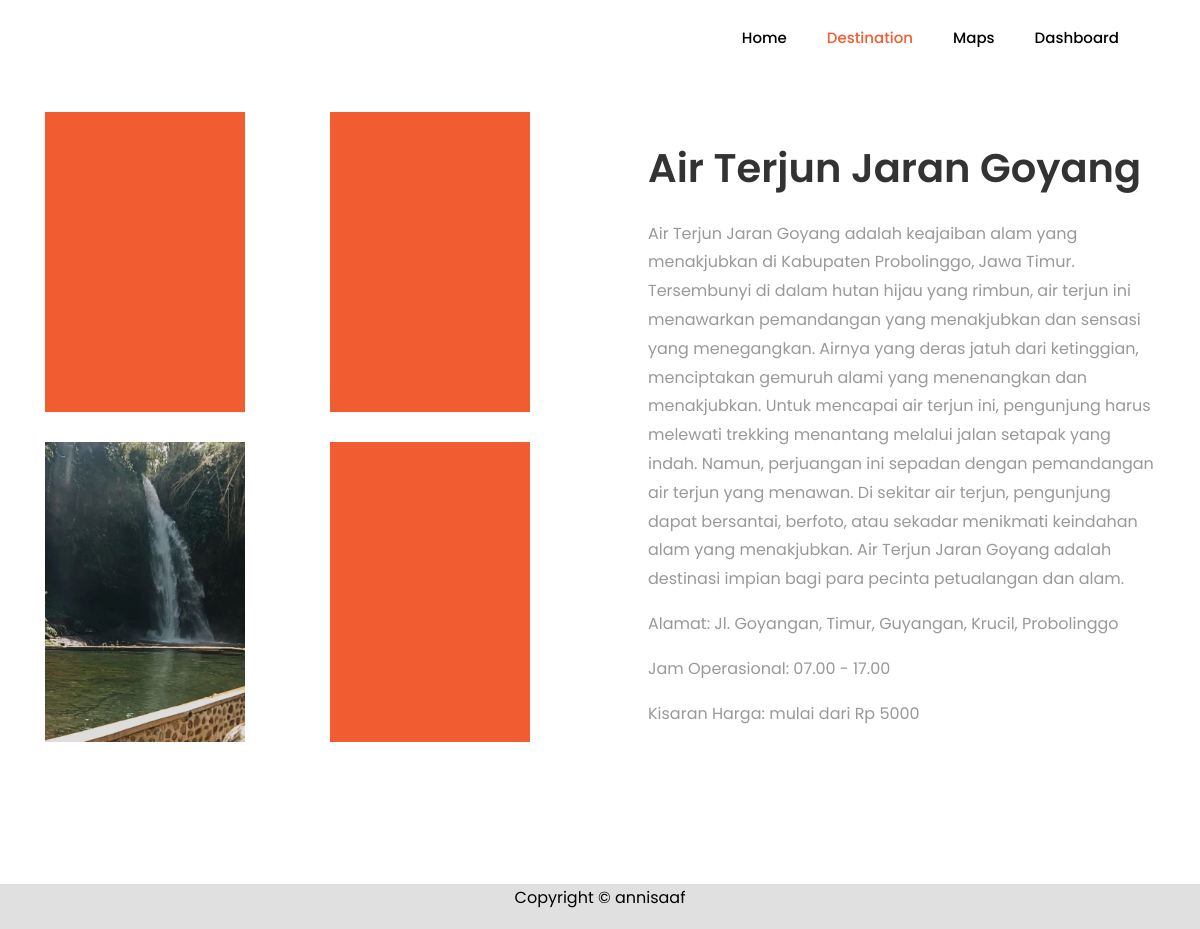
The app's page /tugas_akhir/konten/LK00010.php with its own data.
### tables this page shows
CREATE TABLE `tb_konten` (
  `id_konten` varchar(255) NOT NULL,
  `id` varchar(255) NOT NULL,
  `deskripsi` longtext NOT NULL,
  `gambar_1` varchar(255) NOT NULL,
  `gambar_2` varchar(255) NOT NULL,
  `gambar_3` varchar(255) NOT NULL,
  `gambar_4` varchar(255) NOT NULL
);

CREATE TABLE `tb_lokasi` (
  `id` varchar(11) NOT NULL,
  `nama` varchar(255) NOT NULL,
  `gambar` varchar(255) NOT NULL,
  `kategori` varchar(255) NOT NULL,
  `lokasi` varchar(999) NOT NULL,
  `rate` varchar(100) NOT NULL,
  `kisaran_harga` varchar(100) NOT NULL,
  `jam_buka` varchar(255) NOT NULL,
  `latitude` varchar(255) NOT NULL,
  `longitude` varchar(255) NOT NULL,
  `redirect_link` varchar(255) NOT NULL
);

### tugas_akhir/konten/LK00010.php (the view, shortened to what this page needs)
<!DOCTYPE html>
<html lang="en">
<head>
	<link rel="stylesheet" href="https://stackpath.bootstrapcdn.com/font-awesome/4.7.0/css/font-awesome.min.css">
	<link rel="stylesheet" href="../css/animate.css">
	<link rel="stylesheet" href="../css/owl.carousel.min.css">
	<link rel="stylesheet" href="../css/owl.theme.default.min.css">
	<link rel="stylesheet" href="../css/magnific-popup.css">
	<link rel="stylesheet" href="../css/bootstrap-datepicker.css">
	<link rel="stylesheet" href="../css/jquery.timepicker.css">
	<link rel="stylesheet" href="../css/flaticon.css">
	<link rel="stylesheet" href="../css/style.css">
</head>
<body>
	<nav class="navbar navbar-expand-lg navbar-dark ftco_navbar bg-dark ftco-navbar-light" id="ftco-navbar">
		<div class="container">
			<div class="collapse navbar-collapse" id="ftco-nav">
				<ul class="navbar-nav ml-auto">
					<li class="nav-item"><a href="/tugas_akhir/index.php" class="nav-link" style="color:black;">Home</a></li>
					<li class="nav-item active"><a href="/tugas_akhir/destination.php" class="nav-link">Destination</a></li>
					<li class="nav-item"><a href="/tugas_akhir/mappings.php" class="nav-link" style="color:black;">Maps</a></li>
					<li class="nav-item"><a href="/tugas_akhir/dashboard-t/aplikasi/admin/dashboard.php" class="nav-link" style="color:black;">Dashboard</a></li>
				</ul>
			</div>
		</div>
	</nav>
    <?php
	include "../koneksi.php";
		$query =  mysqli_query($koneksi, 'SELECT * FROM tb_konten b INNER JOIN tb_lokasi j ON b.id = j.id WHERE b.id = "LK00010"');
		while ($d = mysqli_fetch_assoc($query)) {
	?>
		<section class="ftco-section services-section">
			<div class="container">
				<div class="row d-flex">
					<div class="col-md-6 order-md-last heading-section pl-md-5 ftco-animate d-flex align-items-center">
						<div class="w-100">
							<h2 class="mb-4"><?php echo $d['nama']?></h2>
							<p><?php echo $d['deskripsi']?></p>
							<p>Alamat: <?php echo $d['lokasi']?></p2>
                            <p>Jam Operasional: <?php echo $d['jam_buka']?></p2>
                            <p>Kisaran Harga: mulai dari Rp <?php echo $d['kisaran_harga']?></p2>
						</div>
					</div>
					<div class="col-md-6">
						<div class="row">
							<div class="col-md-12 col-lg-6">
								<div class="services services-1" style="background-image: url(../konten/images/<?php echo $d['gambar_1']; ?>); width:200px;height:300px;"></div>
							</div>
							<div class="col-md-12 col-lg-6">
								<div class="services services-1" style="background-image: url(../konten/images/<?php echo $d['gambar_2']; ?>); width:200px;height:300px;"></div>
							</div>
                            <div class="col-md-12 col-lg-6">
								<div class="services services-1" style="background-image: url(../konten/images/<?php echo $d['gambar_3']; ?>); width:200px;height:300px;"></div>
							</div>
							<div class="col-md-12 col-lg-6">
								<div class="services services-1" style="background-image: url(../konten/images/<?php echo $d['gambar_4']; ?>); width:200px;height:300px;"></div>
							</div>
							<?php } ?>
						</div>
					</div>
				</div>
			</div>
		</section>
<footer class="" style="background-color: #E0E0E0;">
	<div class="row">
		<div class="col-md-12 text-center" style="color:black">
			<p>Copyright &copy; annisaaf</a></p>
		</div>
	</div>
</footer>
</body>
</html>

### records on screen
tb_konten: id.nama "Air Terjun Jaran Goyang", deskripsi "Air Terjun Jaran Goyang adalah keajaiban alam yang menakjubkan di Kabupaten Probolinggo, Jawa Timur. Tersembunyi di dalam hutan hijau yang rimbun, air terjun ini menawarkan pemandangan yang menakjubkan dan sensasi yang menegangkan. Airnya yang deras jatuh dari ketinggian, menciptakan gemuruh alami yang menenangkan dan menakjubkan. Untuk mencapai air terjun ini, pengunjung harus melewati trekking menantang melalui jalan setapak yang indah. Namun, perjuangan ini sepadan dengan pemandangan air terjun yang menawan. Di sekitar air terjun, pengunjung dapat bersantai, berfoto, atau sekadar menikmati keindahan alam yang menakjubkan. Air Terjun Jaran Goyang adalah destinasi impian bagi para pecinta…", id.lokasi "Jl. Goyangan, Timur, Guyangan, Krucil, Probolinggo", id.jam_buka "07.00 - 17.00", id.kisaran_harga "5000", gambar_3 (picture)
